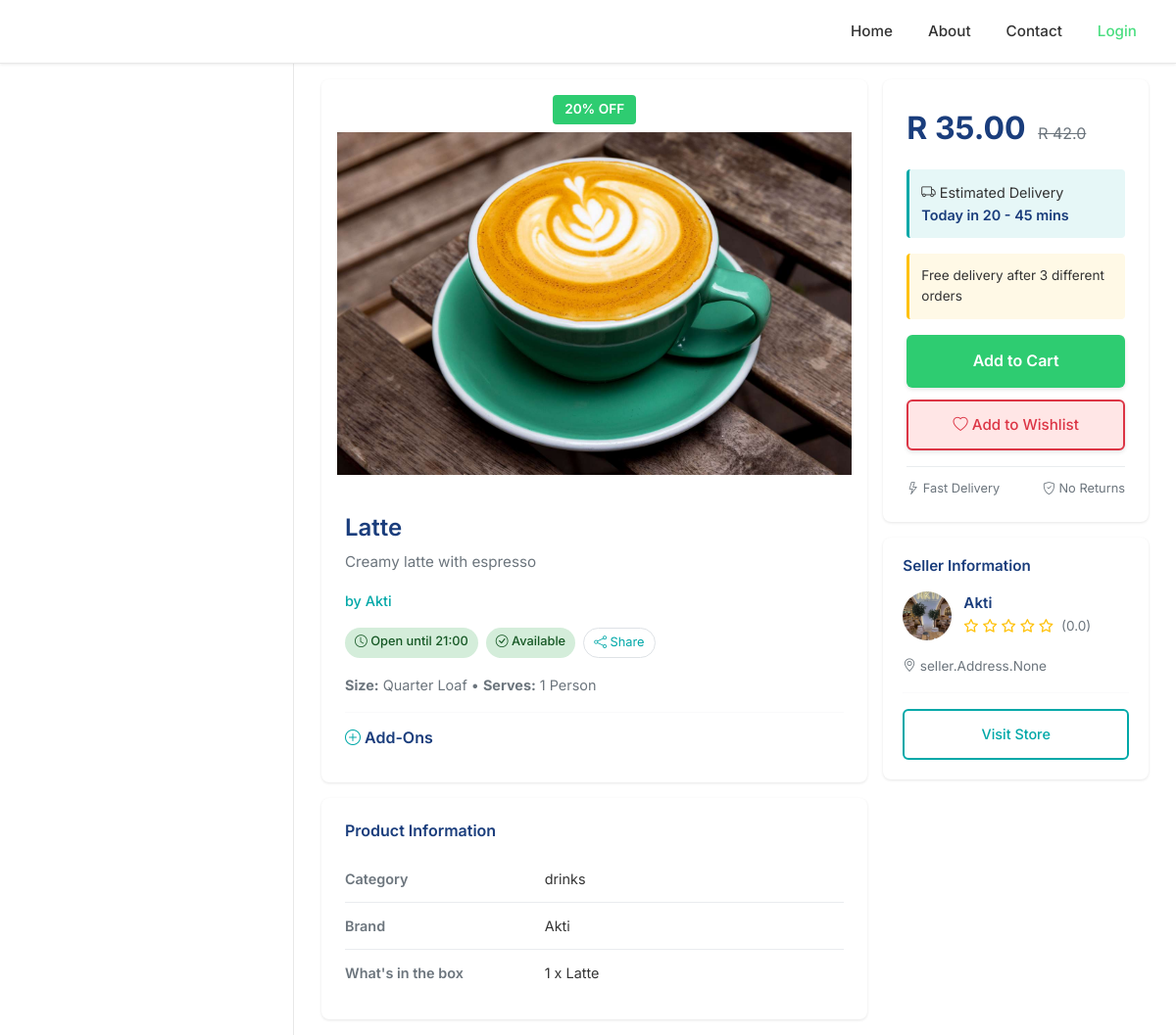
Page /akti/latte on the committed database.
### seller/wrap_models/product_model.py (models this page shows, shortened)
class Product(models.Model):
    CATEGORIES = [
        ('plate', 'Plate'),
        ('kota', 'Kota'),
        ('dagwood', 'Dagwood'),
        ('drinks', 'Drinks'),
        ('other', 'Other'),
    ]
    STATUS_CHOICES = [
        ('active', 'Active'),
        ('inactive', 'Inactive'),
        ('pending', 'Pending'),
        ('banned', 'banned'),
        ('reected', 'rejected'),
    ]
    business = models.ForeignKey(BusinessInformation, on_delete=models.CASCADE, related_name="products")
    name = models.CharField(max_length=200)
    category = models.CharField(max_length=50, choices=CATEGORIES, default='other')
    price = models.DecimalField(max_digits=10, decimal_places=2)
    quantity = models.PositiveIntegerField()
    description = models.TextField()
    small_description = models.TextField(null=True)
    status = models.CharField(max_length=50, choices=STATUS_CHOICES, default="pending")
    is_flagged = models.BooleanField(default=False)
    sales = models.PositiveIntegerField(default=0)
    timestamp = models.DateTimeField(default=timezone.now, null=True)
    image = models.ImageField(upload_to="uploads/")
    uuid = models.UUIDField(default=uuid.uuid4, editable=False, unique=False)
    slug = models.SlugField(unique=False, blank=True)  # <--- This
    def is_instock(self):
        if self.quantity < 1:
            return False
        return True
    def markup_price(self):
        return float(f'{self.price}') + (float(f'{self.price}') * 0.20)

### seller/wrap_models/business_model.py (models this page shows, shortened)
class BusinessInformation(models.Model):
    BUSINESS_CATEGORIES = [
        ('dropship', 'Dropship'),
        ('food', 'Food & beverages'),
        ('clothing', 'Clothing'),
        ('technology', 'Technology'),
        ('other', 'Other'),
    ]
    name = models.CharField(max_length=200)
    business_type = models.CharField(max_length=200)
    description = models.TextField()
    registration_number = models.CharField(max_length=200, unique=False)
    category = models.CharField(max_length=50, choices=BUSINESS_CATEGORIES, default='other')
    phone = models.CharField(max_length=20, blank=True, null=False)
    telephone = models.CharField(max_length=20, blank=True, null=True)
    email = models.CharField(max_length=200,unique=False)
    owner = models.ForeignKey(User, on_delete=models.CASCADE, related_name="businesses")
    open_time = models.CharField(max_length=50)
    close_time = models.CharField(max_length=50)
    date_created = models.DateTimeField(auto_now_add=True)
    status = models.CharField(max_length=50, default="pending")
    account_code = models.CharField(max_length=200,default="",null=True)
    open_orders = models.BooleanField(default=False)
    image = models.ImageField(upload_to='uploads/business_images/', null=True, blank=True)
    uuid = models.UUIDField(default=uuid.uuid4, editable=False, unique=False)
    slug = models.SlugField( blank=True)  # <--- This
    def __str__(self):
        return self.name
    class Meta:
        verbose_name_plural = "Businesses"

### shop/views.py (the view)
# urls.py: path('<slug:bSlug>/<slug:pSlug>', views.view_product, name='view_product'),
def view_product(request, bSlug, pSlug):
    product = Product.objects.filter(slug=pSlug).first()
    items= 0
    whishlist = 0
    is_business_user = False
    if request.user.is_authenticated:
        items = get_cart_items(request.user)
        whishlist = get_wishlist_items(request.user)
        is_business_user = request.user.groups.filter(name="business").exists()
    if product:
        all_ratings = BusinessRating.objects.filter(business=product.business)
        stars_list = [rating.stars for rating in all_ratings]
        if stars_list:
            average_rating = round(sum(stars_list) / len(stars_list), 1)
        else:
            average_rating = 0.0
        total_rating = len(stars_list)
        markup_price = float(f'{product.price}') + (float(f'{product.price}') * 0.20)
        absolute_image_url = request.build_absolute_uri(product.image.url)
        absolute_page_url = request.build_absolute_uri()
        return render(request,'products/view_product.html',{'absolute_page_url':absolute_page_url,'absolute_image_url':absolute_image_url,'markup_price':markup_price,'product':product,'cart_items_count':items,"wishlist_items_count":whishlist,'average_rating':average_rating,'total_rating':total_rating, 'is_business_user': is_business_user})
    return render(request,'products/view_product.html', {'is_business_user': is_business_user})

### shop/templates/products/view_product.html (shortened to what this page needs)
{% extends 'products/shop_base2.html' %}
{% load static %}
{% block content %}
<div class="product-container">
    <div class="row g-3">
        <div class="col-lg-8">
            <div class="product-card">
                <div class="product-image-section">
                    <span class="discount-badge">20% OFF</span>
                    <img src="{{product.image.url}}" alt="{{product.name}}">
                </div>
                <div class="product-details">
                    <h1 class="product-title">{{product.name}}</h1>
                    <p class="product-description">{{product.small_description}}</p>
                    <p class="business-name">by {{product.business}}</p>
                    <div class="status-badges">
                        {% if product.business.open_orders %}
                        <span class="badge-custom badge-open">
                            <i class="bi bi-clock"></i> Open until {{product.business.close_time}}
                        </span>
                        {% else %}
                        <span class="badge-custom badge-closed">
                            <i class="bi bi-clock"></i> Closed
                        </span>
                        {% endif %}
                        {% if product.is_instock %}
                        <span class="badge-custom badge-available">
                            <i class="bi bi-check-circle"></i> Available
                        </span>
                        {% else %}
                        <span class="badge-custom badge-outofstock">
                            <i class="bi bi-x-circle"></i> Out of Stock
                        </span>
                        {% endif %}
                        <button class="btn-share" onclick="showShareModal()">
                            <i class="bi bi-share"></i> Share
                        </button>
                    </div>
                    <div class="product-info">
                        <strong>Size:</strong> Quarter Loaf • <strong>Serves:</strong> 1 Person
                    </div>
                    <hr class="divider">
                    <div class="addons-section">
                        <h6><i class="bi bi-plus-circle" style="color: var(--primary-teal);"></i> Add-Ons</h6>
                    </div>
                </div>
            </div>
            <div class="info-table">
                <h6>Product Information</h6>
                <div class="info-row">
                    <span class="info-label">Category</span>
                    <span class="info-value">{{product.category}}</span>
                </div>
                <div class="info-row">
                    <span class="info-label">Brand</span>
                    <span class="info-value">{{product.business}}</span>
                </div>
                <div class="info-row">
                    <span class="info-label">What's in the box</span>
                    <span class="info-value">1 x {{product.name}}</span>
                </div>
            </div>
        </div>
        <div class="col-lg-4">
            <div class="price-section">
                <div class="price-display">
                    <span class="current-price">R {{product.price}}</span>
                    <span class="original-price">R {{product.markup_price}}</span>
                </div>
                <div class="delivery-box">
                    <div><i class="bi bi-truck"></i> Estimated Delivery</div>
                    <div class="delivery-time">Today in 20 - 45 mins</div>
                </div>
                <div class="promo-text">
                    Free delivery after 3 different orders
                </div>
                {% if product.is_instock %}
                    {% if user.is_authenticated %}
                    <button onclick="addCart({{ product.id }})" class="btn-add-cart available">Add to Cart</button>
                    {% else %}
                    <button onclick="showLoginAlert()" class="btn-add-cart available">Add to Cart</button>
                    {% endif %}
                {% else %}
                <button class="btn-add-cart unavailable" disabled>Out of Stock</button>
                {% endif %}
                {% if user.is_authenticated %}
                <button class="btn-wishlist" onclick="addWishlist({{product.id}})">
                    <i class="bi bi-heart"></i> Add to Wishlist
                </button>
                {% else %}
                <button class="btn-wishlist" onclick="showLoginAlert()">
                    <i class="bi bi-heart"></i> Add to Wishlist
                </button>
                {% endif %}
                <div class="delivery-features">
                    <span><i class="bi bi-lightning"></i> Fast Delivery</span>
                    <span><i class="bi bi-shield-check"></i> No Returns</span>
                </div>
            </div>
            <div class="seller-card">
                <h6>Seller Information</h6>
                <div class="seller-info">
                    <img src="{{product.business.image.url}}" alt="{{product.business}}" class="seller-image">
                    <div class="seller-details">
                        <h6>{{product.business}}</h6>
                        <div class="rating-stars">
                            <i class="fa-star {% if average_rating > 0 %} fas {% else %} far {% endif %}"></i>
                            <i class="fa-star {% if average_rating > 1 %} fas {% else %} far {% endif %}"></i>
                            <i class="fa-star {% if average_rating > 2 %} fas {% else %} far {% endif %}"></i>
                            <i class="fa-star {% if average_rating > 3 %} fas {% else %} far {% endif %}"></i>
                            <i class="fa-star {% if average_rating > 4 %} fas {% else %} far {% endif %}"></i>
                            <span style="color: var(--text-muted); margin-left: 4px;">({{average_rating}})</span>
                        </div>
                    </div>
                </div>
                <div class="seller-meta">
                    <i class="bi bi-geo-alt"></i> {{product.business.addresses}}
                </div>
                <hr class="divider">
                <a href="" class="btn-visit-store">Visit Store</a>
            </div>
        </div>
    </div>
</div>
{% endblock %}

### shop/static/shop/css/shop_base2.css (style rules this page uses)
:root { --primary: #4ade80; --primary-dark: #3cd472; --primary-light: #e8fdf3; --secondary: #1a1a1a; --text: #333333; --text-light: #666666; --text-muted: #999999; --background: #fafafa; --white: #ffffff; --border: #e8e8e8; --shadow-sm: 0 1px 3px rgba(0, 0, 0, 0.08); --shadow-md: 0 4px 12px rgba(0, 0, 0, 0.1); --shadow-lg: 0 8px 24px rgba(0, 0, 0, 0.12); --transition-fast: all 0.2s ease; --transition-normal: all 0.3s ease; --radius-sm: 4px; --radius-md: 8px; --radius-lg: 16px; --radius-xl: 24px; --radius-pill: 50px; }
* { margin: 0; padding: 0; box-sizing: border-box; }
body { font-family: 'Inter', -apple-system, BlinkMacSystemFont, "Segoe UI", Roboto, sans-serif; color: var(--text); background-color: var(--background); overflow-x: hidden; line-height: 1.6; }

### rows in the picture
Product: image (picture), name "Latte", small_description "Creamy latte with espresso", business "Akti", business.close_time "21:00", category "drinks", price "35.00", markup_price "42.0", business.image (picture), business.addresses "seller.Address.None"

### other values in the picture
{{ average_rating }} "0.0"
